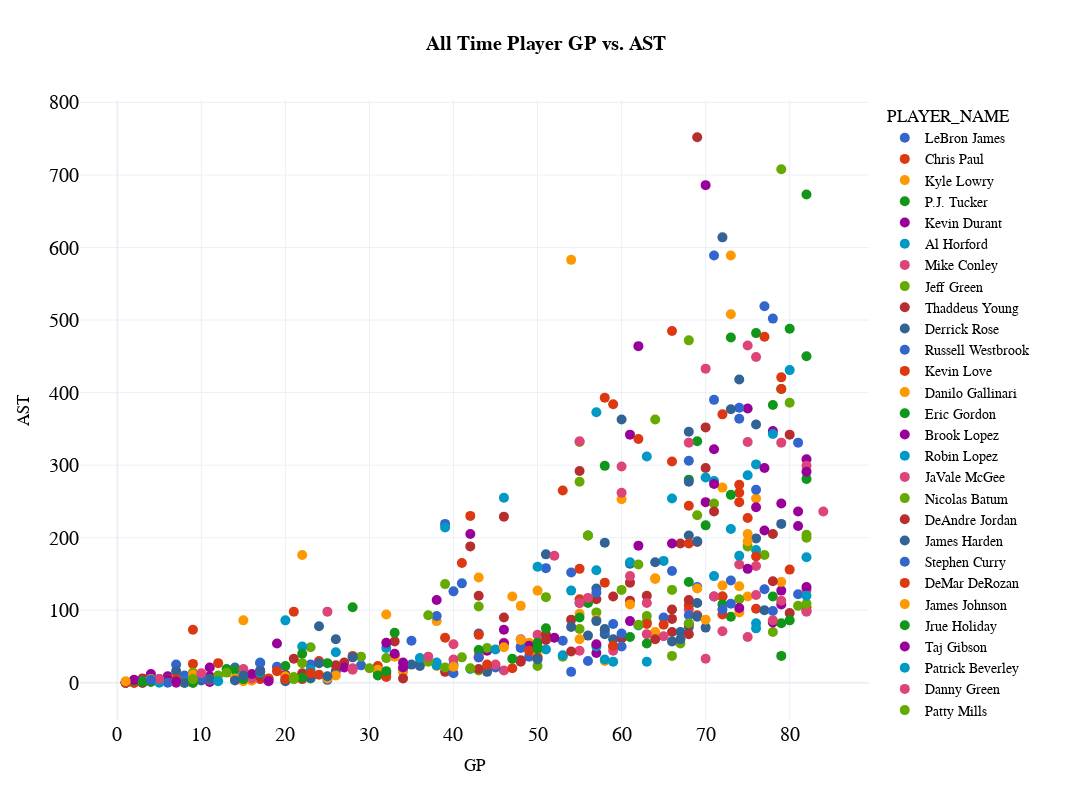

The notebook cell saved with this chart:
### Code cell
cat1="GP"
cat2="AST"

fig_scatter = px.scatter(
  df_totals, 
  x=cat1, 
  y=cat2,
  color='PLAYER_NAME',
  color_discrete_sequence=px.colors.qualitative.G10,
  title="<b>Regular Season All Time Player {} vs. {}</b>".format(cat1,cat2),
  template="plotly_white",
  hover_data=['PLAYER_NAME', 'GP', 'MIN', 'FGM', 'FGA', 'FG_PCT', 'FG3M', 'FG3A', 'FG3_PCT', 'FTM', 'FTA', 'OREB',
       'DREB', 'REB', 'AST', 'STL', 'BLK', 'TOV', 'PF', 'PTS', 'PLUS_MINUS'], 
  height=800, 
  width=1200,
  )

fig_scatter.update_layout(
    title_x=0.5,
    hoverlabel=dict(
        bgcolor="white",
        font_size=16,
        font_family="PT Sans Narrow"
    ),
    yaxis = dict(tickfont = dict(size=20)),
    xaxis = dict(tickfont = dict(size=20)),
    font=dict(
        family="PT Sans Narrow",
        size=14,
        color="Black"
    ),
    title_font_family="PT Sans Narrow"
)
fig_scatter.update_traces(marker={'size': 10})

fig_scatter
